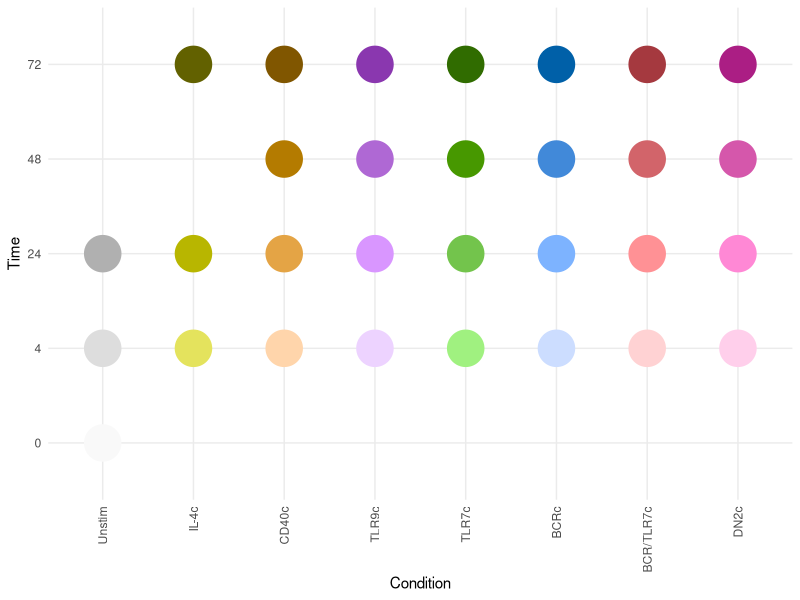

Recreate this plot in R.
library(tidyverse)
library(colorspace)

# The optimal 16-point step size to preserve hues at 72h
lum_scale <- c(
  "0"  = 98,  # Background Gray
  "4"  = 88,  # Pastel/Light
  "24" = 72,  # Medium-Light
  "48" = 56,  # Medium-Dark
  "72" = 40   # Dark (Floor)
)

hues <- c(
  "Unstim"    = NA,  
  "BCR/TLR7c" = 10,  # Rust / Brick
  "CD40c"     = 50,  # Orange
  "IL-4c"     = 85,  # Yellow/Gold
  "TLR7c"     = 120, # Warm Leaf Green (Pulled far away from blue)
  "BCRc"      = 250, # Royal Blue / Indigo (Pulled far away from green)
  "TLR9c"     = 290, # Purple
  "DN2c"      = 330  # Pink/Magenta
)

palette_df <- data.frame(Condition = character(), Time = character(), Hex = character())

for (cond in names(hues)) {
  if (cond == "Unstim") {
    t_points <- c("0", "4", "24")
  } else if (cond == "IL-4c") {
    t_points <- c("4", "24", "72") 
  } else {
    t_points <- c("4", "24", "48", "72")
  }
  
  for (t in t_points) {
    L <- lum_scale[t]
    
    if (cond == "Unstim") {
      hex_code <- hex(polarLUV(L = L, C = 0, H = 0))
    } else {
      H <- hues[cond]
      # Enforce strict L matching
      max_c <- max_chroma(h = H, l = L)
      C <- min(80, max_c) 
      hex_code <- hex(polarLUV(L = L, C = C, H = H))
    }
    palette_df <- rbind(palette_df, data.frame(Condition = cond, Time = t, Hex = hex_code))
  }
}

palette_df <- 
    palette_df |>
    mutate(Condition = factor(Condition, levels = c("Unstim", "IL-4c", "CD40c", "TLR9c", "TLR7c", "BCRc", "BCR/TLR7c", "DN2c")), 
	   Time = factor(Time, levels = c(0, 4, 24, 48, 72))) |>
    unite("lab", c(Condition, Time), sep = "_", remove = FALSE) |>
    arrange(Condition, Time) |>
    as_tibble()

print(palette_df, n = Inf)

# Plot
p <- 
    ggplot(palette_df, 
	   aes(x = Condition, y = Time)) +
    geom_point(aes(color = lab), size = 12) +
    scale_color_manual(values = set_names(palette_df$Hex, palette_df$lab)) +
    theme_minimal() +
    theme(axis.text.x = element_text(angle = 90, vjust = 0.5, hjust=1)) +
    guides(color = "none")

ggsave("testcolors.png", p, width = 7, height = 7)

write_tsv(palette_df, "./figure_colors_final.txt")
